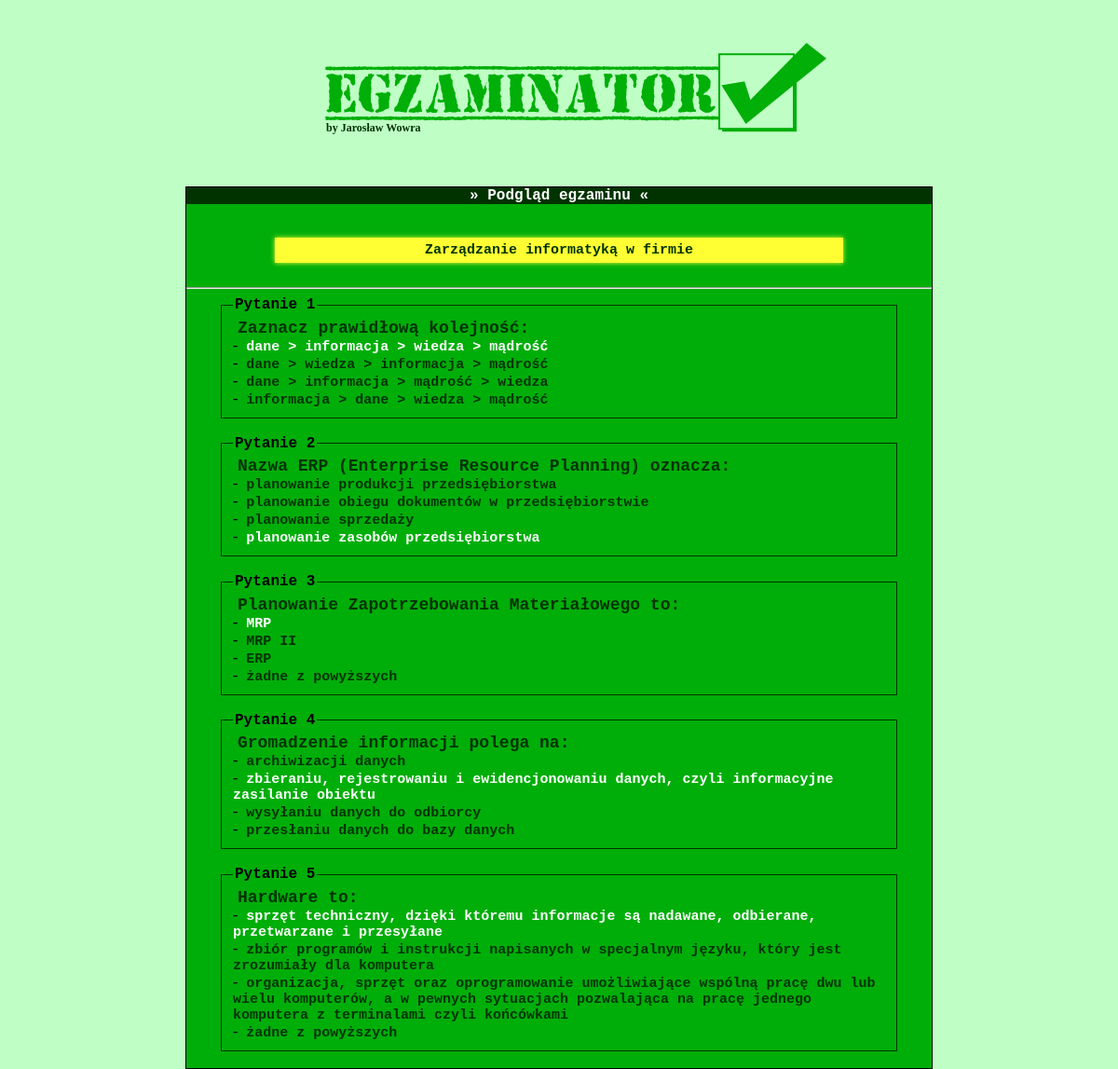
Screenshot of /prof/preview.php?id=1 with the database file from the repository.
### tables this page shows
CREATE TABLE IF NOT EXISTS `egzaminy` (
  `id` int(10) NOT NULL AUTO_INCREMENT,
  `nazwa` varchar(200) NOT NULL,
  `poziom` varchar(7) NOT NULL,
  `tryb` varchar(20) NOT NULL,
  `semestr` varchar(10) NOT NULL,
  `rok` int(2) NOT NULL,
  `id_prof` int(5) NOT NULL,
  PRIMARY KEY (`id`)
);

CREATE TABLE IF NOT EXISTS `pytania` (
  `id` int(20) NOT NULL AUTO_INCREMENT,
  `pytanie` varchar(10000) NOT NULL,
  `id_egzaminu` int(10) NOT NULL,
  PRIMARY KEY (`id`)
);

CREATE TABLE IF NOT EXISTS `odpowiedzi` (
  `id` int(30) NOT NULL AUTO_INCREMENT,
  `id_pytania` int(20) NOT NULL,
  `odp1` varchar(700) NOT NULL,
  `odp2` varchar(700) NOT NULL,
  `odp3` varchar(700) NOT NULL,
  `odp4` varchar(700) NOT NULL,
  `odp1_tf` int(1) NOT NULL,
  `odp2_tf` int(1) NOT NULL,
  `odp3_tf` int(1) NOT NULL,
  `odp4_tf` int(1) NOT NULL,
  `id_egzaminu` int(10) NOT NULL,
  PRIMARY KEY (`id`)
);

### prof/preview.php (the view, shortened to what this page needs)
<?php
include('const/header.php');
?>
<div style="width:800px; margin:0 auto; border:1px solid #000; background-color:#00AE09; text-align:center;">
<span style="display:block; background:#003300; color:#FFFFFF; font-family:'Courier New', Courier, monospace; font-weight:bold;">&raquo; Podgląd egzaminu &laquo;</span>
<br />
<?php
$info = "SELECT * FROM egzaminy WHERE id=".$_GET['id'];
$RES = mysql_query($info);
$AFR = mysql_fetch_assoc($RES);
echo "<br /><span class='text_3'>".$AFR['nazwa']."</span><br /><hr />";
$pytania="SELECT * FROM pytania WHERE id_egzaminu=".$_GET['id'];
$pytania = mysql_query($pytania);
$y=0;
while ($pytania1 = mysql_fetch_assoc($pytania)) {
$y=$y+1;
echo '<fieldset class="fieldset_dane1"><legend class="legend_dane">Pytanie '.$y.'</legend>';
echo '<span class="text_1">'.$pytania1['pytanie'].'</span><br>';
$odpowiedzi ="SELECT * FROM odpowiedzi WHERE id_pytania=".$pytania1['id'];
$odpowiedzi = mysql_query($odpowiedzi);
$odpowiedzi1 = mysql_fetch_assoc($odpowiedzi);
if ($odpowiedzi1['odp1_tf'] == 1) {
echo '- <span class="text_2_pop">'.$odpowiedzi1['odp1'].'</span><br>';
} else {
echo '- <span class="text_2">'.$odpowiedzi1['odp1'].'</span><br>';
}
if ($odpowiedzi1['odp2_tf'] == 1) {
echo '- <span class="text_2_pop">'.$odpowiedzi1['odp2'].'</span><br>';
} else {
echo '- <span class="text_2">'.$odpowiedzi1['odp2'].'</span><br>';
}
if ($odpowiedzi1['odp3_tf'] == 1) {
echo '- <span class="text_2_pop">'.$odpowiedzi1['odp3'].'</span><br>';
} else {
echo '- <span class="text_2">'.$odpowiedzi1['odp3'].'</span><br>';
}
if ($odpowiedzi1['odp4_tf'] == 1) {
echo '- <span class="text_2_pop">'.$odpowiedzi1['odp4'].'</span><br>';
} else {
echo '- <span class="text_2">'.$odpowiedzi1['odp4'].'</span><br>';
}
echo '</fieldset><br>';
}
?>
</div>
<?php
include('const/footer.php');
?>

### prof/const/header.php (shortened to what this page needs)
<!DOCTYPE html PUBLIC "-//W3C//DTD XHTML 1.0 Transitional//EN" "http://www.w3.org/TR/xhtml1/DTD/xhtml1-transitional.dtd">
<html xmlns="http://www.w3.org/1999/xhtml">
<head>
</head>
<body>
<div class="egzaminator">
    <div class="by">
	    <p class="text_wersja"> by Jarosław Wowra </p>
    </div>
</div>

### prof/const/footer.php
</body>
</html>

### prof/template/style.css (style rules this page uses)
body { margin:0px; background-color:#BFFFC5; }
.egzaminator { margin: 0 auto; width: 800px; height: 200px; background-image: url(img/banner1.jpg); background-repeat: no-repeat; }
.by { position:absolute; margin: 130px 0px 0px 150px; }
.text_wersja { padding:0px; margin:0px; color:#003300; font-weight:bold; font-family:Tahoma; font-size:12px; }
.text_1 { text-align:right; color:#003300; font-size:18px; font-family:"Courier New", Courier, monospace; padding:5px; margin:0px; font-weight:bold; }
.text_2 { text-align:right; color:#003300; font-size:15px; font-family:"Courier New", Courier, monospace; padding:5px; margin:0px; font-weight:bold; }
.text_2_pop { text-align:right; color:#FFFFFF; font-size:15px; font-family:"Courier New", Courier, monospace; padding:5px; margin:0px; font-weight:bold; }
.text_3 { color:#003300; font-size:15px; font-family:"Courier New", Courier, monospace; padding:5px; margin:0 auto; font-weight:bold; display:block; background-color:#FFFF33; width:600px;; text-align:center; box-shadow: 0px 0px 5px #FFFF33; }
.fieldset_dane1 { width:700px; margin:0 auto; border: 1px solid #003300; text-align:left; }
.legend_dane { color:#000000; font-family:"Courier New", Courier, monospace; font-weight:bold; }

### rows the page displays
egzaminy: nazwa "Zarządzanie informatyką w firmie"
pytania: pytanie "Zaznacz prawidłową kolejność:", odpowiedzi.odp1 "dane > informacja > wiedza > mądrość", odpowiedzi.odp2 "dane > wiedza > informacja > mądrość", odpowiedzi.odp3 "dane > informacja > mądrość > wiedza", odpowiedzi.odp4 "informacja > dane > wiedza > mądrość"
pytania: pytanie "Nazwa ERP (Enterprise Resource Planning) oznacza:", odpowiedzi.odp1 "planowanie produkcji przedsiębiorstwa", odpowiedzi.odp2 "planowanie obiegu dokumentów w przedsiębiorstwie", odpowiedzi.odp3 "planowanie sprzedaży", odpowiedzi.odp4 "planowanie zasobów przedsiębiorstwa"
pytania: pytanie "Planowanie Zapotrzebowania Materiałowego to:", odpowiedzi.odp1 "MRP", odpowiedzi.odp2 "MRP II", odpowiedzi.odp3 "ERP", odpowiedzi.odp4 "żadne z powyższych"
pytania: pytanie "Gromadzenie informacji polega na:", odpowiedzi.odp1 "archiwizacji danych", odpowiedzi.odp2 "zbieraniu, rejestrowaniu i ewidencjonowaniu danych, czyli informacyjne zasilanie obiektu", odpowiedzi.odp3 "wysyłaniu danych do odbiorcy", odpowiedzi.odp4 "przesłaniu danych do bazy danych"
pytania: pytanie "Hardware to:", odpowiedzi.odp1 "sprzęt techniczny, dzięki któremu informacje są nadawane, odbierane, przetwarzane i przesyłane", odpowiedzi.odp2 "zbiór programów i instrukcji napisanych w specjalnym języku, który jest zrozumiały dla komputera", odpowiedzi.odp3 "organizacja, sprzęt oraz oprogramowanie umożliwiające wspólną pracę dwu lub wielu komputerów, a w pewnych sytuacjach pozwalająca na pracę jednego komputera z terminalami czyli końcówkami", odpowiedzi.odp4 "żadne z powyższych"
